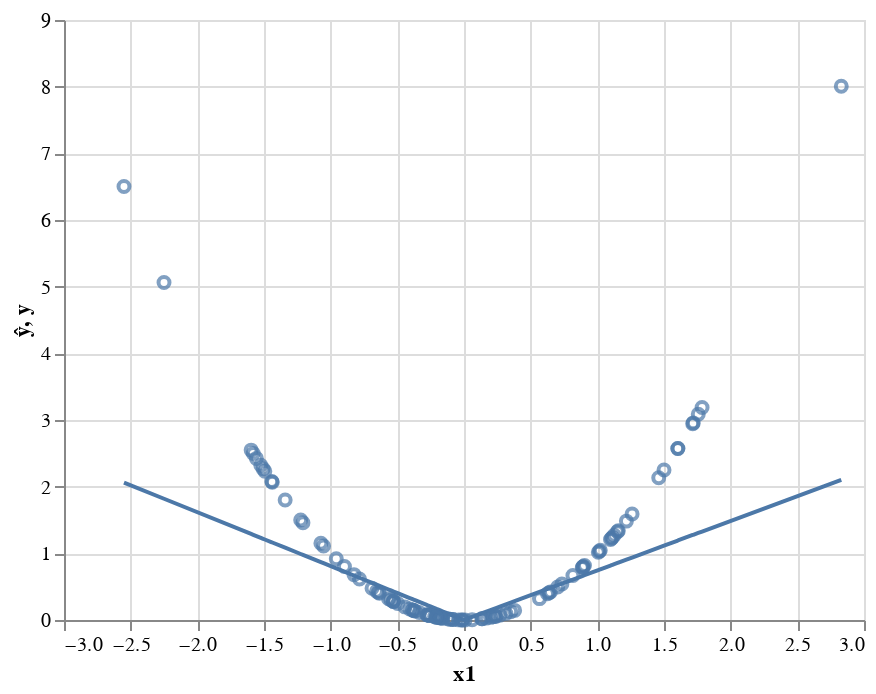

Notebook source saved alongside this figure:
### Code cell
preds = pd.DataFrame({'ŷ':ŷ.detach().numpy()[:,0], 'y':y, 'x1':x[:,0]})
(alt.Chart(preds).mark_line().encode(x='x1', y='ŷ') + 
alt.Chart(preds).mark_point().encode(x='x1', y='y'))

### Figure 1 — Vega-Lite specification as saved in the notebook (floating-point values rounded to 4 significant figures)
{"$schema": "https://vega.github.io/schema/vega-lite/v3.4.0.json", "config": {"mark": {"tooltip": null}, "view": {"height": 300, "width": 400}}, "data": {"name": "data-7a6d66eb2b658499922614371d0e5e08"}, "datasets": {"data-7a6d66eb2b658499922614371d0e5e08": [{"x1": 0.1674, "y": 0.02803, "ŷ": 0.1245}, {"x1": -0.3739, "y": 0.1398, "ŷ": 0.3023}, {"x1": 1.604, "y": 2.573, "ŷ": 1.193}, {"x1": -0.2719, "y": 0.07395, "ŷ": 0.2199}, {"x1": 0.2687, "y": 0.07219, "ŷ": 0.1997}, {"x1": 0.3798, "y": 0.1442, "ŷ": 0.2823}, {"x1": 1.72, "y": 2.957, "ŷ": 1.278}, {"x1": 1.5, "y": 2.25, "ŷ": 1.115}, {"x1": -0.8251, "y": 0.6808, "ŷ": 0.6671}, {"x1": 0.2399, "y": 0.05755, "ŷ": 0.1783}, {"x1": -0.2796, "y": 0.07819, "ŷ": 0.2261}, {"x1": 0.9036, "y": 0.8165, "ŷ": 0.6718}, {"x1": -0.1965, "y": 0.03862, "ŷ": 0.1589}, {"x1": -0.117, "y": 0.0137, "ŷ": 0.09462}, {"x1": -1.438, "y": 2.068, "ŷ": 1.162}, {"x1": 0.648, "y": 0.4199, "ŷ": 0.4817}, {"x1": -0.5281, "y": 0.2789, "ŷ": 0.4269}, {"x1": -1.441, "y": 2.077, "ŷ": 1.165}, {"x1": -0.6559, "y": 0.4302, "ŷ": 0.5303}, {"x1": -0.4976, "y": 0.2476, "ŷ": 0.4023}, {"x1": -1.053, "y": 1.11, "ŷ": 0.8517}, {"x1": 0.1987, "y": 0.03948, "ŷ": 0.1477}, {"x1": 0.007453, "y": 5.554e-05, "ŷ": 0.005541}, {"x1": 1.113, "y": 1.24, "ŷ": 0.8277}, {"x1": 1.007, "y": 1.015, "ŷ": 0.749}, {"x1": -1.596, "y": 2.548, "ŷ": 1.291}, {"x1": 0.3504, "y": 0.1228, "ŷ": 0.2605}, {"x1": -1.58, "y": 2.498, "ŷ": 1.278}, {"x1": -0.4068, "y": 0.1655, "ŷ": 0.3289}, {"x1": -0.5655, "y": 0.3198, "ŷ": 0.4572}, {"x1": 1.099, "y": 1.207, "ŷ": 0.8168}, {"x1": 1.757, "y": 3.086, "ŷ": 1.306}, {"x1": 0.6387, "y": 0.4079, "ŷ": 0.4748}, {"x1": -1.506, "y": 2.269, "ŷ": 1.218}, {"x1": -0.8965, "y": 0.8038, "ŷ": 0.7248}, {"x1": 1.015, "y": 1.031, "ŷ": 0.7547}, {"x1": 1.106, "y": 1.223, "ŷ": 0.8223}, {"x1": -0.3819, "y": 0.1458, "ŷ": 0.3087}, {"x1": -2.25, "y": 5.062, "ŷ": 1.819}, {"x1": -0.2205, "y": 0.04864, "ŷ": 0.1783}, {"x1": 0.8872, "y": 0.7871, "ŷ": 0.6596}, {"x1": -0.5309, "y": 0.2818, "ŷ": 0.4292}, {"x1": -1.341, "y": 1.799, "ŷ": 1.084}, {"x1": 1.218, "y": 1.483, "ŷ": 0.9055}, {"x1": -0.01093, "y": 0.0001194, "ŷ": 0.008835}, {"x1": 0.06117, "y": 0.003741, "ŷ": 0.04547}, {"x1": 1.261, "y": 1.589, "ŷ": 0.9372}, {"x1": 2.83, "y": 8.007, "ŷ": 2.104}, {"x1": -0.2582, "y": 0.06668, "ŷ": 0.2088}, {"x1": -0.1047, "y": 0.01097, "ŷ": 0.08468}, {"x1": 1.157, "y": 1.34, "ŷ": 0.8604}, {"x1": -0.5478, "y": 0.3001, "ŷ": 0.4429}, {"x1": -0.3862, "y": 0.1491, "ŷ": 0.3122}, {"x1": 0.1334, "y": 0.01778, "ŷ": 0.09914}, {"x1": 0.2346, "y": 0.05502, "ŷ": 0.1744}, {"x1": 1.715, "y": 2.943, "ŷ": 1.275}, {"x1": -0.6335, "y": 0.4013, "ŷ": 0.5122}, {"x1": 0.7342, "y": 0.539, "ŷ": 0.5458}, {"x1": -0.08498, "y": 0.007221, "ŷ": 0.0687}, {"x1": -0.1817, "y": 0.03303, "ŷ": 0.1469}, {"x1": -0.6898, "y": 0.4759, "ŷ": 0.5577}, {"x1": 0.3143, "y": 0.09877, "ŷ": 0.2336}, {"x1": -0.1577, "y": 0.02486, "ŷ": 0.1275}, {"x1": 0.1368, "y": 0.01872, "ŷ": 0.1017}, {"x1": 0.8168, "y": 0.6672, "ŷ": 0.6072}, {"x1": -0.5288, "y": 0.2796, "ŷ": 0.4275}, {"x1": 1.46, "y": 2.133, "ŷ": 1.086}, {"x1": -1.524, "y": 2.322, "ŷ": 1.232}, {"x1": 1.786, "y": 3.188, "ŷ": 1.327}, {"x1": 0.8951, "y": 0.8011, "ŷ": 0.6654}, {"x1": -0.17, "y": 0.02888, "ŷ": 0.1374}, {"x1": -0.1781, "y": 0.03172, "ŷ": 0.144}, {"x1": -0.4435, "y": 0.1967, "ŷ": 0.3586}, {"x1": 1.604, "y": 2.572, "ŷ": 1.192}, {"x1": -2.55, "y": 6.503, "ŷ": 2.062}, {"x1": -0.08092, "y": 0.006548, "ŷ": 0.06542}, {"x1": 1.151, "y": 1.325, "ŷ": 0.8559}, {"x1": -0.2734, "y": 0.07475, "ŷ": 0.221}, {"x1": -0.04082, "y": 0.001666, "ŷ": 0.033}, {"x1": -0.2564, "y": 0.06573, "ŷ": 0.2073}, {"x1": -0.2083, "y": 0.04339, "ŷ": 0.1684}, {"x1": -1.208, "y": 1.459, "ŷ": 0.9765}, {"x1": -1.494, "y": 2.231, "ŷ": 1.208}, {"x1": -0.9579, "y": 0.9175, "ŷ": 0.7744}, {"x1": 0.6265, "y": 0.3925, "ŷ": 0.4658}, {"x1": -0.6419, "y": 0.4121, "ŷ": 0.519}, {"x1": 0.7026, "y": 0.4937, "ŷ": 0.5224}, {"x1": 1.127, "y": 1.27, "ŷ": 0.8378}, {"x1": -1.225, "y": 1.5, "ŷ": 0.9903}, {"x1": 0.5661, "y": 0.3205, "ŷ": 0.4209}, {"x1": -0.3353, "y": 0.1124, "ŷ": 0.2711}, {"x1": -1.073, "y": 1.152, "ŷ": 0.8678}, {"x1": -0.2103, "y": 0.04421, "ŷ": 0.17}, {"x1": -0.7839, "y": 0.6146, "ŷ": 0.6338}, {"x1": 0.2189, "y": 0.04793, "ŷ": 0.1628}, {"x1": -0.3672, "y": 0.1349, "ŷ": 0.2969}, {"x1": 1.022, "y": 1.045, "ŷ": 0.76}, {"x1": 0.8912, "y": 0.7942, "ŷ": 0.6625}, {"x1": -1.557, "y": 2.424, "ŷ": 1.259}, {"x1": -0.01947, "y": 0.000379, "ŷ": 0.01574}]}, "layer": [{"encoding": {"x": {"field": "x1", "type": "quantitative"}, "y": {"field": "ŷ", "type": "quantitative"}}, "mark": "line"}, {"encoding": {"x": {"field": "x1", "type": "quantitative"}, "y": {"field": "y", "type": "quantitative"}}, "mark": "point"}]}
